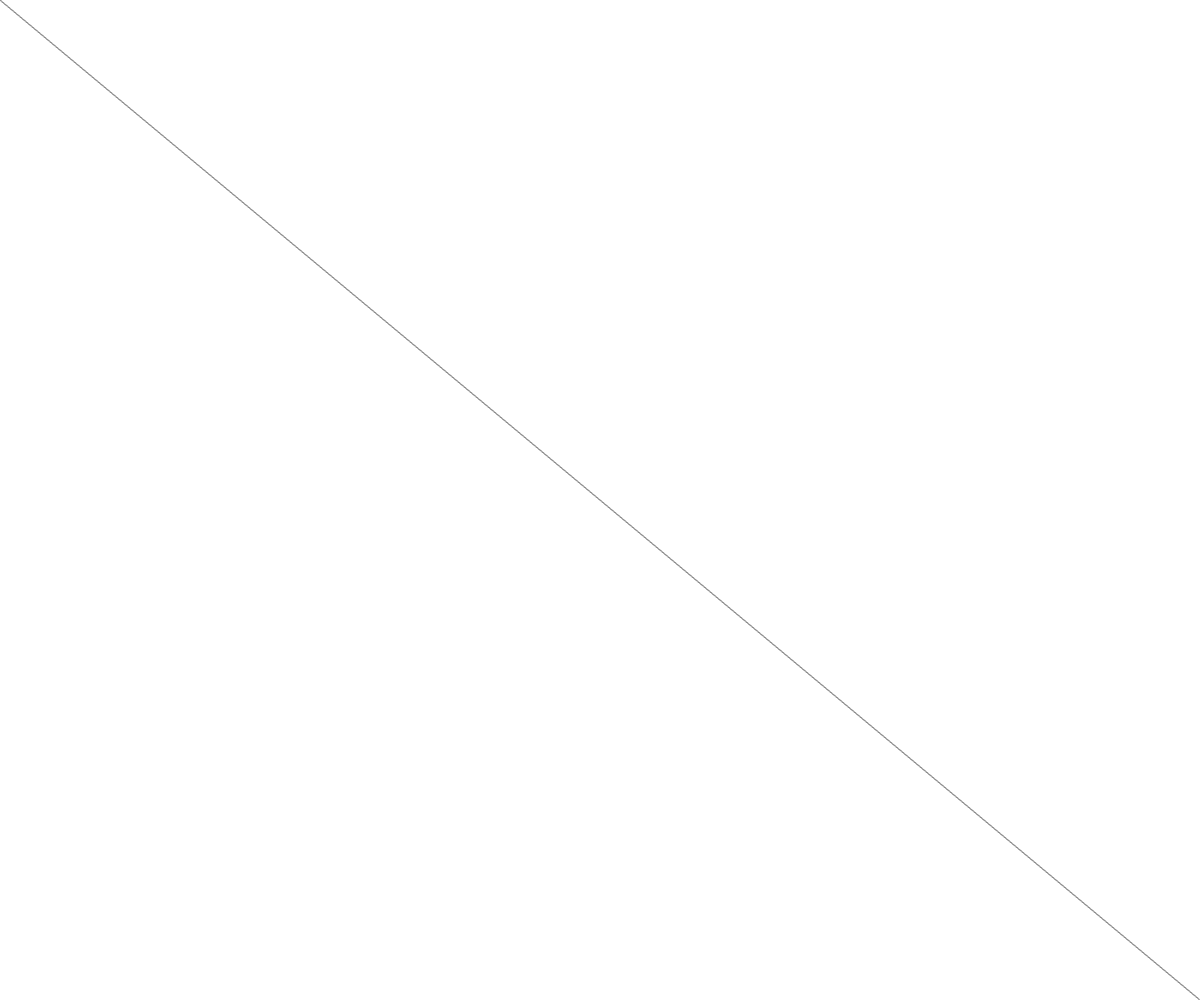
Frame 1 (no input)
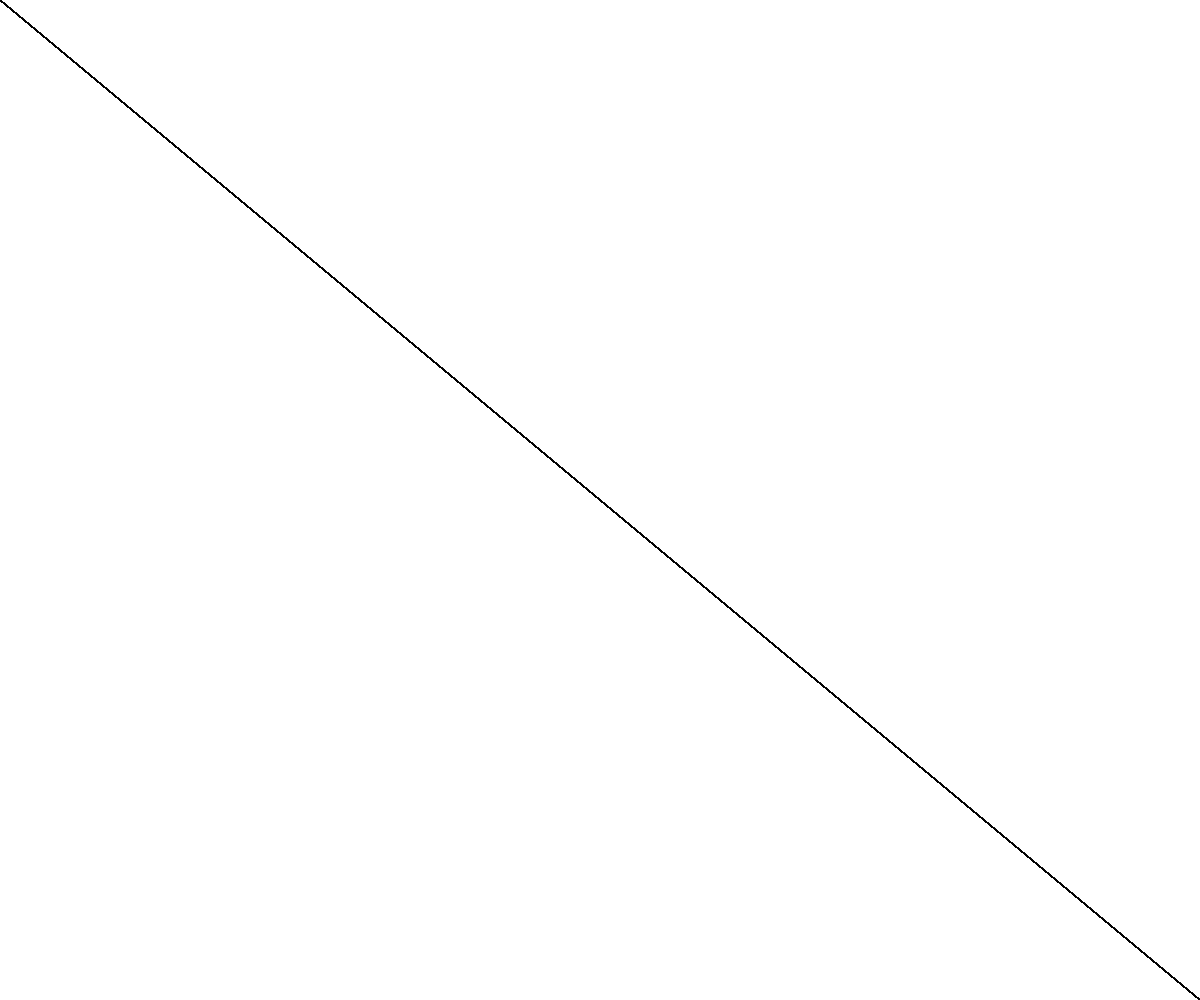
Frame 60 (no input)
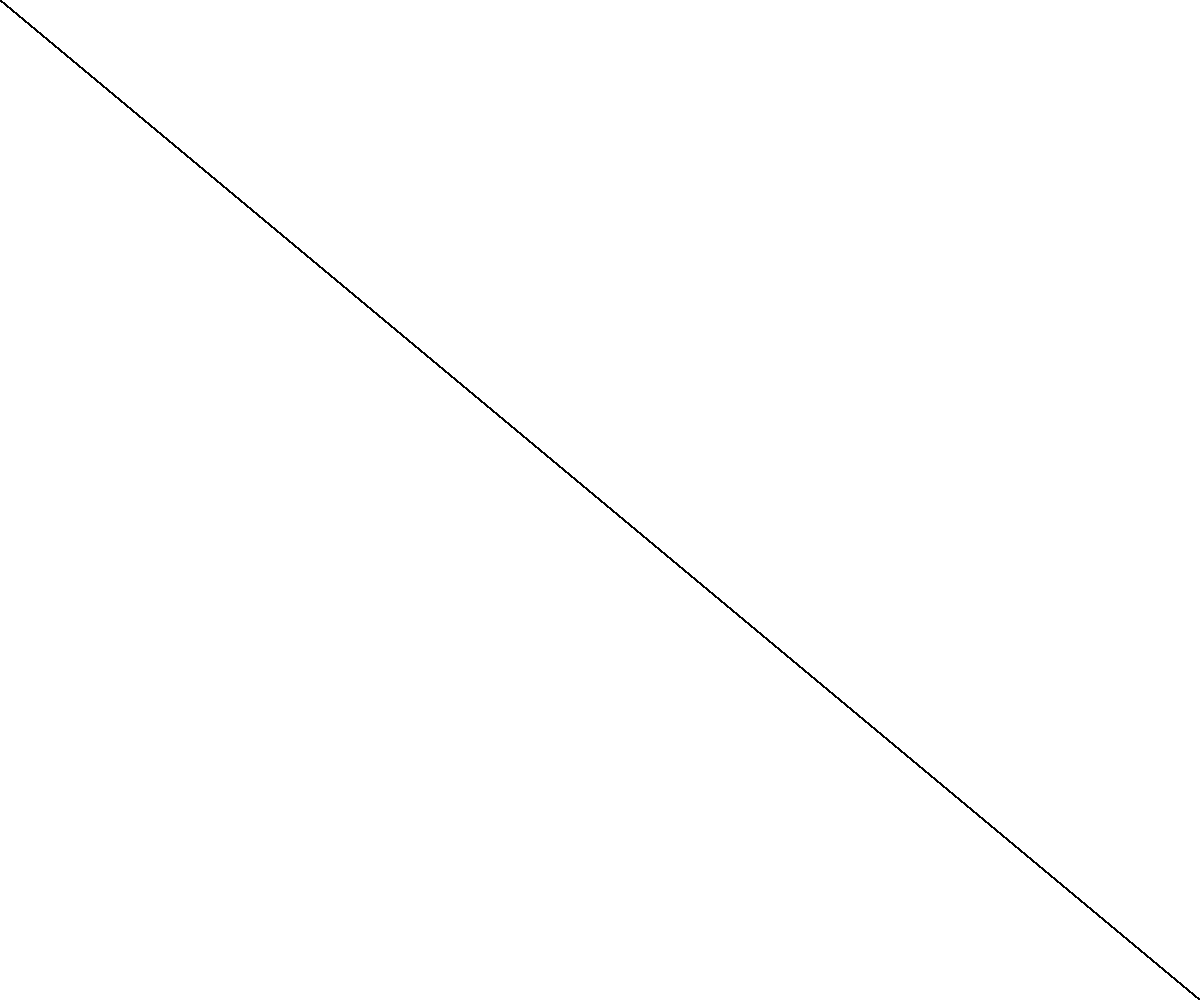
Frame 120 (the mouse pressed at the canvas centre since frame 60)

The p5.js sketch that drew these frames (run headless with seeded random() and noise() and a simulated clock; from frame 60 on, the mouse is pressed at the canvas centre):

// p5.js sketch
// ── sketch.js
const punto1 = {x: 0, y: 0};//arriba-izquierda
const punto2 = {x: 0, y: 0};//abajo-derecha
const punto3 = {x: 0, y: 0};//ariba-derecha
const punto4 = {x: 0, y: 0};//abajo-izquierda
const punto5 = {x: 0, y: 0};//arriba-centro
const punto6 = {x: 0, y: 0};//abajo-centro
const punto7 = {x: 0, y: 0};//centro-izquierda
const punto8 = {x: 0, y: 0};//centro-derecha



function setup() {
	createCanvas(windowWidth, windowHeight);
	//background('purple')
	//linea 1
	punto2.x=windowWidth;
    punto4.x=windowWidth;
    punto5.x=Math.floor(windowWidth/2)
    punto6.x=Math.floor(windowWidth/2)
    punto8.x=windowWidth;
    punto2.y=windowHeight;
    punto3.y=windowHeight;
    punto6.y=windowHeight;
    punto7.y=Math.floor(windowHeight/2)
    punto8.y=Math.floor(windowHeight/2)
}

function draw() {
	//line(p1.x, p1.y, p2.x, p2.y)
	pendiente(punto1, punto2)
	/*pendiente(punto3, punto4)
	pendiente(punto5, punto6)
	pendiente(punto7, punto8)*/
}

function pendiente(p1, p2){
	const dx = p2.x - p1.x
	const dy= p2.y-p1.y
	const m =dy/dx
	const b = (p1.y-m)*p1.x

	point(p1.x, p1.y)
	let x= p1.x +1
	//y es el val que se va a calcular
	let y
	while(x!= p2.x){
		y=m*x+b
		point(x,y)
		x++
	}
}
/*
cada punto es la coordenada del punto de inicio (x1,y1)
*/

/*
y=pendiente de la linea + punto de intersección

algoritmo para encontrar la sig. x
sigX=pendiente * x + interseccion del eje
pendiente(m)= deltaY/deltaX
deltay=(y2(xpunto2)*-y1(xpunto1))
deltax=(x2(xpunto2)*-x1(xpunto1))
intersección(b)= y1 - pendiente*x1
*/
